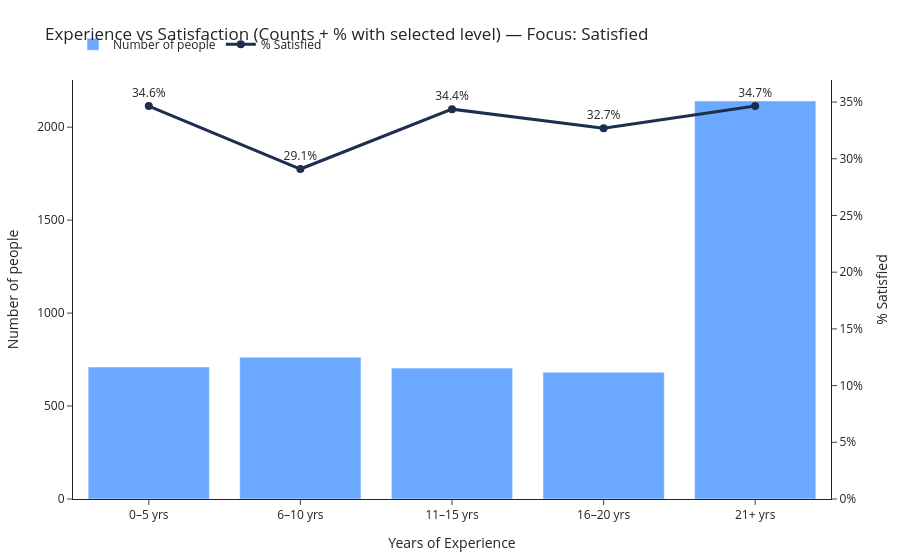

Here is the notebook cell this chart was saved with:
### Code cell
# % satisfied by experience
fig = experience_bar_line_satisfaction(df, focus_level="Satisfied")
fig.show()

### Figure 1 — Plotly figure (JSON) as saved in the notebook; plotly's stock layout.template omitted (floating-point values rounded to 4 significant figures)
{"data": [{"hovertemplate": "Range: %{x}<br>Count: %{y}<extra></extra>", "marker": {"color": "#6AA9FF"}, "name": "Number of people", "type": "bar", "x": ["0–5 yrs", "6–10 yrs", "11–15 yrs", "16–20 yrs", "21+ yrs"], "y": [710, 763, 704, 682, 2141]}, {"hovertemplate": "Range: %{x}<br>% Satisfied: %{y:.1f}%<extra></extra>", "line": {"color": "#1E2E4F", "width": 3}, "marker": {"color": "#1E2E4F", "size": 8}, "mode": "lines+markers+text", "name": "% Satisfied", "text": ["34.6%", "29.1%", "34.4%", "32.7%", "34.7%"], "textposition": "top center", "type": "scatter", "x": ["0–5 yrs", "6–10 yrs", "11–15 yrs", "16–20 yrs", "21+ yrs"], "y": [34.65, 29.1, 34.38, 32.7, 34.66], "yaxis": "y2"}], "layout": {"legend": {"orientation": "h", "y": 1.12}, "margin": {"b": 50, "l": 50, "r": 50, "t": 80}, "title": {"text": "Experience vs Satisfaction (Counts + % with selected level) — Focus: Satisfied"}, "xaxis": {"title": {"text": "Years of Experience"}}, "yaxis": {"gridcolor": "rgba(0,0,0,0.08)", "title": {"text": "Number of people"}}, "yaxis2": {"overlaying": "y", "rangemode": "tozero", "side": "right", "ticksuffix": "%", "title": {"text": "% Satisfied"}}}}
